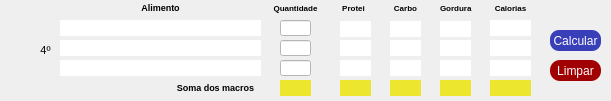
     <widget class="QWidget" name="widget_2" native="true">
      <property name="geometry">
       <rect>
        <x>-30</x>
        <y>550</y>
        <width>611</width>
        <height>101</height>
       </rect>
      </property>
      <widget class="QLabel" name="alimento_ref_12">
       <property name="geometry">
        <rect>
         <x>60</x>
         <y>20</y>
         <width>201</width>
         <height>16</height>
        </rect>
       </property>
       <property name="styleSheet">
        <string notr="true">background-color: rgb(255, 255, 255);</string>
       </property>
       <property name="text">
        <string/>
       </property>
       <property name="alignment">
        <set>Qt::AlignCenter</set>
       </property>
      </widget>
      <widget class="QLabel" name="kcal_ref_11">
       <property name="geometry">
        <rect>
         <x>490</x>
         <y>20</y>
         <width>41</width>
         <height>16</height>
        </rect>
       </property>
       <property name="font">
        <font>
         <pointsize>8</pointsize>
         <weight>50</weight>
         <bold>false</bold>
        </font>
       </property>
       <property name="styleSheet">
        <string notr="true">background-color: rgb(255, 255, 255);</string>
       </property>
       <property name="text">
        <string/>
       </property>
       <property name="alignment">
        <set>Qt::AlignCenter</set>
       </property>
      </widget>
      <widget class="QLabel" name="kcal_ref_12">
       <property name="geometry">
        <rect>
         <x>490</x>
         <y>40</y>
         <width>41</width>
         <height>16</height>
        </rect>
       </property>
       <property name="font">
        <font>
         <pointsize>8</pointsize>
         <weight>50</weight>
         <bold>false</bold>
        </font>
       </property>
       <property name="styleSheet">
        <string notr="true">background-color: rgb(255, 255, 255);</string>
       </property>
       <property name="text">
        <string/>
       </property>
       <property name="alignment">
        <set>Qt::AlignCenter</set>
       </property>
      </widget>
      <widget class="QLabel" name="label_72">
       <property name="geometry">
        <rect>
         <x>380</x>
         <y>0</y>
         <width>51</width>
         <height>16</height>
        </rect>
       </property>
       <property name="text">
        <string>&lt;html&gt;&lt;head/&gt;&lt;body&gt;&lt;p&gt;&lt;span style=&quot; font-size:6pt; font-weight:600;&quot;&gt;Carbo&lt;/span&gt;&lt;/p&gt;&lt;/body&gt;&lt;/html&gt;</string>
       </property>
       <property name="alignment">
        <set>Qt::AlignCenter</set>
       </property>
      </widget>
      <widget class="QLabel" name="total_calorico_3">
       <property name="geometry">
        <rect>
         <x>490</x>
         <y>80</y>
         <width>41</width>
         <height>16</height>
        </rect>
       </property>
       <property name="font">
        <font>
         <pointsize>8</pointsize>
         <weight>50</weight>
         <bold>false</bold>
        </font>
       </property>
       <property name="styleSheet">
        <string notr="true">background-color: rgb(236, 230, 47);
</string>
       </property>
       <property name="text">
        <string/>
       </property>
       <property name="alignment">
        <set>Qt::AlignCenter</set>
       </property>
      </widget>
      <widget class="QLabel" name="gord_ref_12">
       <property name="geometry">
        <rect>
         <x>440</x>
         <y>60</y>
         <width>31</width>
         <height>16</height>
        </rect>
       </property>
       <property name="styleSheet">
        <string notr="true">background-color: rgb(255, 255, 255);</string>
       </property>
       <property name="text">
        <string/>
       </property>
       <property name="alignment">
        <set>Qt::AlignCenter</set>
       </property>
      </widget>
      <widget class="QLineEdit" name="quanti_ref_10">
       <property name="geometry">
        <rect>
         <x>280</x>
         <y>60</y>
         <width>31</width>
         <height>16</height>
        </rect>
       </property>
       <property name="styleSheet">
        <string notr="true">background-color: rgb(255, 255, 255);</string>
       </property>
       <property name="alignment">
        <set>Qt::AlignCenter</set>
       </property>
      </widget>
      <widget class="QLabel" name="alimento_ref_11">
       <property name="geometry">
        <rect>
         <x>60</x>
         <y>40</y>
         <width>201</width>
         <height>16</height>
        </rect>
       </property>
       <property name="styleSheet">
        <string notr="true">background-color: rgb(255, 255, 255);</string>
       </property>
       <property name="text">
        <string/>
       </property>
       <property name="alignment">
        <set>Qt::AlignCenter</set>
       </property>
      </widget>
      <widget class="QLabel" name="carb_ref_11">
       <property name="geometry">
        <rect>
         <x>390</x>
         <y>21</y>
         <width>31</width>
         <height>16</height>
        </rect>
       </property>
       <property name="styleSheet">
        <string notr="true">background-color: rgb(255, 255, 255);</string>
       </property>
       <property name="text">
        <string/>
       </property>
       <property name="alignment">
        <set>Qt::AlignCenter</set>
       </property>
      </widget>
      <widget class="QLabel" name="label_69">
       <property name="geometry">
        <rect>
         <x>440</x>
         <y>0</y>
         <width>47</width>
         <height>16</height>
        </rect>
       </property>
       <property name="text">
        <string>&lt;html&gt;&lt;head/&gt;&lt;body&gt;&lt;p&gt;&lt;span style=&quot; font-size:6pt; font-weight:600;&quot;&gt;Gordura&lt;/span&gt;&lt;/p&gt;&lt;/body&gt;&lt;/html&gt;</string>
       </property>
      </widget>
      <widget class="QLabel" name="soma_carb_4">
       <property name="geometry">
        <rect>
         <x>390</x>
         <y>80</y>
         <width>31</width>
         <height>16</height>
        </rect>
       </property>
       <property name="styleSheet">
        <string notr="true">background-color: rgb(236, 230, 47);
</string>
       </property>
       <property name="text">
        <string/>
       </property>
       <property name="alignment">
        <set>Qt::AlignCenter</set>
       </property>
      </widget>
      <widget class="QLineEdit" name="quanti_ref_12">
       <property name="geometry">
        <rect>
         <x>280</x>
         <y>40</y>
         <width>31</width>
         <height>16</height>
        </rect>
       </property>
       <property name="styleSheet">
        <string notr="true">background-color: rgb(255, 255, 255);</string>
       </property>
       <property name="alignment">
        <set>Qt::AlignCenter</set>
       </property>
      </widget>
      <widget class="QLabel" name="carb_ref_10">
       <property name="geometry">
        <rect>
         <x>390</x>
         <y>40</y>
         <width>31</width>
         <height>16</height>
        </rect>
       </property>
       <property name="styleSheet">
        <string notr="true">background-color: rgb(255, 255, 255);</string>
       </property>
       <property name="text">
        <string/>
       </property>
       <property name="alignment">
        <set>Qt::AlignCenter</set>
       </property>
      </widget>
      <widget class="QPushButton" name="btn_calcular_ref_4">
       <property name="geometry">
        <rect>
         <x>550</x>
         <y>30</y>
         <width>51</width>
         <height>21</height>
        </rect>
       </property>
       <property name="styleSheet">
        <string notr="true">border-radius:9px;
font: 8pt &quot;MV Boli&quot;;
color: rgb(255, 255, 255);
background-color: rgb(57, 63, 184);</string>
       </property>
       <property name="text">
        <string>Calcular</string>
       </property>
      </widget>
      <widget class="QLineEdit" name="quanti_ref_11">
       <property name="geometry">
        <rect>
         <x>280</x>
         <y>20</y>
         <width>31</width>
         <height>16</height>
        </rect>
       </property>
       <property name="styleSheet">
        <string notr="true">background-color: rgb(255, 255, 255);</string>
       </property>
       <property name="text">
        <string/>
       </property>
       <property name="alignment">
        <set>Qt::AlignCenter</set>
       </property>
      </widget>
      <widget class="QLabel" name="label_70">
       <property name="geometry">
        <rect>
         <x>330</x>
         <y>0</y>
         <width>47</width>
         <height>16</height>
        </rect>
       </property>
       <property name="text">
        <string>&lt;html&gt;&lt;head/&gt;&lt;body&gt;&lt;p&gt;&lt;span style=&quot; font-size:6pt; font-weight:600;&quot;&gt;Protei&lt;/span&gt;&lt;/p&gt;&lt;/body&gt;&lt;/html&gt;</string>
       </property>
       <property name="alignment">
        <set>Qt::AlignCenter</set>
       </property>
      </widget>
      <widget class="QLabel" name="gord_ref_10">
       <property name="geometry">
        <rect>
         <x>440</x>
         <y>21</y>
         <width>31</width>
         <height>16</height>
        </rect>
       </property>
       <property name="styleSheet">
        <string notr="true">background-color: rgb(255, 255, 255);</string>
       </property>
       <property name="text">
        <string/>
       </property>
       <property name="alignment">
        <set>Qt::AlignCenter</set>
       </property>
      </widget>
      <widget class="QLabel" name="carb_ref_12">
       <property name="geometry">
        <rect>
         <x>390</x>
         <y>60</y>
         <width>31</width>
         <height>16</height>
        </rect>
       </property>
       <property name="styleSheet">
        <string notr="true">background-color: rgb(255, 255, 255);</string>
       </property>
       <property name="text">
        <string/>
       </property>
       <property name="alignment">
        <set>Qt::AlignCenter</set>
       </property>
      </widget>
      <widget class="QLabel" name="gord_ref_11">
       <property name="geometry">
        <rect>
         <x>440</x>
         <y>40</y>
         <width>31</width>
         <height>16</height>
        </rect>
       </property>
       <property name="styleSheet">
        <string notr="true">background-color: rgb(255, 255, 255);</string>
       </property>
       <property name="text">
        <string/>
       </property>
       <property name="alignment">
        <set>Qt::AlignCenter</set>
       </property>
      </widget>
      <widget class="QLabel" name="label_23">
       <property name="geometry">
        <rect>
         <x>60</x>
         <y>0</y>
         <width>201</width>
         <height>16</height>
        </rect>
       </property>
       <property name="font">
        <font>
         <pointsize>6</pointsize>
        </font>
       </property>
       <property name="text">
        <string>&lt;html&gt;&lt;head/&gt;&lt;body&gt;&lt;p&gt;&lt;span style=&quot; font-size:7pt; font-weight:600;&quot;&gt;Alimento&lt;/span&gt;&lt;/p&gt;&lt;/body&gt;&lt;/html&gt;</string>
       </property>
       <property name="alignment">
        <set>Qt::AlignCenter</set>
       </property>
      </widget>
      <widget class="QLabel" name="label_73">
       <property name="geometry">
        <rect>
         <x>260</x>
         <y>0</y>
         <width>71</width>
         <height>16</height>
        </rect>
       </property>
       <property name="text">
        <string>&lt;html&gt;&lt;head/&gt;&lt;body&gt;&lt;p&gt;&lt;span style=&quot; font-size:6pt; font-weight:600;&quot;&gt;Quantidade&lt;/span&gt;&lt;/p&gt;&lt;/body&gt;&lt;/html&gt;</string>
       </property>
       <property name="alignment">
        <set>Qt::AlignCenter</set>
       </property>
      </widget>
      <widget class="QLabel" name="prot_ref_12">
       <property name="geometry">
        <rect>
         <x>340</x>
         <y>21</y>
         <width>31</width>
         <height>16</height>
        </rect>
       </property>
       <property name="styleSheet">
        <string notr="true">background-color: rgb(255, 255, 255);</string>
       </property>
       <property name="text">
        <string/>
       </property>
       <property name="alignment">
        <set>Qt::AlignCenter</set>
       </property>
      </widget>
      <widget class="QLabel" name="label_71">
       <property name="geometry">
        <rect>
         <x>170</x>
         <y>80</y>
         <width>91</width>
         <height>16</height>
        </rect>
       </property>
       <property name="font">
        <font>
         <pointsize>6</pointsize>
        </font>
       </property>
       <property name="text">
        <string>&lt;html&gt;&lt;head/&gt;&lt;body&gt;&lt;p&gt;&lt;span style=&quot; font-size:7pt; font-weight:600;&quot;&gt;Soma dos macros&lt;/span&gt;&lt;/p&gt;&lt;/body&gt;&lt;/html&gt;</string>
       </property>
       <property name="alignment">
        <set>Qt::AlignCenter</set>
       </property>
      </widget>
      <widget class="QLabel" name="prot_ref_10">
       <property name="geometry">
        <rect>
         <x>340</x>
         <y>60</y>
         <width>31</width>
         <height>16</height>
        </rect>
       </property>
       <property name="styleSheet">
        <string notr="true">background-color: rgb(255, 255, 255);</string>
       </property>
       <property name="text">
        <string/>
       </property>
       <property name="alignment">
        <set>Qt::AlignCenter</set>
       </property>
      </widget>
      <widget class="QLabel" name="alimento_ref_10">
       <property name="geometry">
        <rect>
         <x>60</x>
         <y>60</y>
         <width>201</width>
         <height>16</height>
        </rect>
       </property>
       <property name="styleSheet">
        <string notr="true">background-color: rgb(255, 255, 255);</string>
       </property>
       <property name="text">
        <string/>
       </property>
       <property name="alignment">
        <set>Qt::AlignCenter</set>
       </property>
      </widget>
      <widget class="QLabel" name="soma_gord_4">
       <property name="geometry">
        <rect>
         <x>440</x>
         <y>80</y>
         <width>31</width>
         <height>16</height>
        </rect>
       </property>
       <property name="styleSheet">
        <string notr="true">background-color: rgb(236, 230, 47);
</string>
       </property>
       <property name="text">
        <string/>
       </property>
       <property name="alignment">
        <set>Qt::AlignCenter</set>
       </property>
      </widget>
      <widget class="QLabel" name="soma_prot_4">
       <property name="geometry">
        <rect>
         <x>340</x>
         <y>80</y>
         <width>31</width>
         <height>16</height>
        </rect>
       </property>
       <property name="styleSheet">
        <string notr="true">background-color: rgb(236, 230, 47);
</string>
       </property>
       <property name="text">
        <string/>
       </property>
       <property name="alignment">
        <set>Qt::AlignCenter</set>
       </property>
      </widget>
      <widget class="QLabel" name="kcal_ref_10">
       <property name="geometry">
        <rect>
         <x>490</x>
         <y>60</y>
         <width>41</width>
         <height>16</height>
        </rect>
       </property>
       <property name="font">
        <font>
         <pointsize>8</pointsize>
         <weight>50</weight>
         <bold>false</bold>
        </font>
       </property>
       <property name="styleSheet">
        <string notr="true">background-color: rgb(255, 255, 255);</string>
       </property>
       <property name="text">
        <string/>
       </property>
       <property name="alignment">
        <set>Qt::AlignCenter</set>
       </property>
      </widget>
      <widget class="QLabel" name="soma_quantidade_4">
       <property name="geometry">
        <rect>
         <x>280</x>
         <y>80</y>
         <width>31</width>
         <height>16</height>
        </rect>
       </property>
       <property name="styleSheet">
        <string notr="true">background-color: rgb(236, 230, 47);
</string>
       </property>
       <property name="text">
        <string/>
       </property>
       <property name="alignment">
        <set>Qt::AlignCenter</set>
       </property>
      </widget>
      <widget class="QLabel" name="label_7">
       <property name="geometry">
        <rect>
         <x>30</x>
         <y>30</y>
         <width>31</width>
         <height>41</height>
        </rect>
       </property>
       <property name="font">
        <font>
         <pointsize>8</pointsize>
         <weight>50</weight>
         <bold>false</bold>
        </font>
       </property>
       <property name="text">
        <string>&lt;html&gt;&lt;head/&gt;&lt;body&gt;&lt;p&gt;4º&lt;/p&gt;&lt;/body&gt;&lt;/html&gt;</string>
       </property>
       <property name="alignment">
        <set>Qt::AlignCenter</set>
       </property>
      </widget>
      <widget class="QLabel" name="prot_ref_11">
       <property name="geometry">
        <rect>
         <x>340</x>
         <y>40</y>
         <width>31</width>
         <height>16</height>
        </rect>
       </property>
       <property name="styleSheet">
        <string notr="true">background-color: rgb(255, 255, 255);</string>
       </property>
       <property name="text">
        <string/>
       </property>
       <property name="alignment">
        <set>Qt::AlignCenter</set>
       </property>
      </widget>
      <widget class="QLabel" name="label_87">
       <property name="geometry">
        <rect>
         <x>490</x>
         <y>0</y>
         <width>41</width>
         <height>16</height>
        </rect>
       </property>
       <property name="text">
        <string>&lt;html&gt;&lt;head/&gt;&lt;body&gt;&lt;p&gt;&lt;span style=&quot; font-size:6pt; font-weight:600;&quot;&gt;Calorias&lt;/span&gt;&lt;/p&gt;&lt;/body&gt;&lt;/html&gt;</string>
       </property>
       <property name="alignment">
        <set>Qt::AlignCenter</set>
       </property>
      </widget>
      <widget class="QPushButton" name="btn_limpar_4">
       <property name="geometry">
        <rect>
         <x>550</x>
         <y>60</y>
         <width>51</width>
         <height>21</height>
        </rect>
       </property>
       <property name="styleSheet">
        <string notr="true">border-radius:10px;
font: 8pt &quot;MV Boli&quot;;
color: rgb(255, 255, 255);
background-color: rgb(161, 0, 2);
</string>
       </property>
       <property name="text">
        <string>Limpar</string>
       </property>
      </widget>
     </widget>
